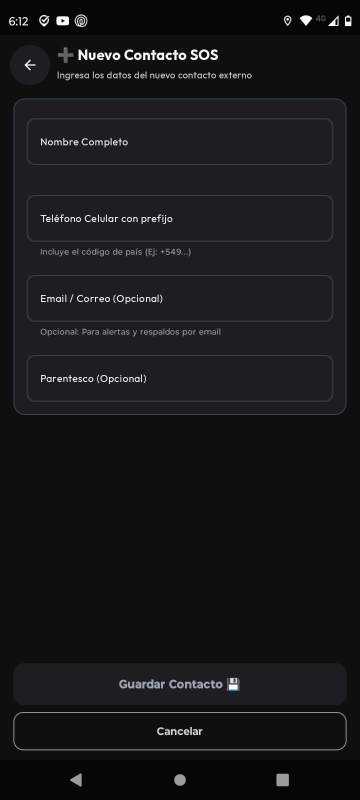
#> input picture docs/captura_modal_contactos.jpg, 720 x 1600 px, found by its file name (shown at 1/2 size)
$ python generate_reel3_brolls.py
#> lines starting #> are read from the running program, lines starting #| are printed output that depends on the picture
import os
from PIL import Image, ImageDraw

def generate_reel3_brolls():
    os.makedirs('docs', exist_ok=True)

    reels_w, reels_h = 1080, 1920

    assets = [
        {
            "src": "docs/captura_modal_contactos.jpg",
            "name": "broll_reel3_01_contactos_sos",
            "desc": "Modal de Contactos SOS y activación de emergencia",
            "bg_color": (11, 20, 26)
        },
        {
            "src": "docs/captura_rescate_web.jpg",
            "name": "broll_reel3_02_web_rescate_audio",
            "desc": "Web pública de rescate con audio ambiente de 15s y botón Voy en camino",
            "bg_color": (11, 20, 26)
        },
        {
            "src": "docs/crash_alert_screen.jpg",
            "name": "broll_reel3_03_choque_fuerzag",
            "desc": "Pantalla roja de detección de choque vehicular por Fuerza G con cuenta regresiva",
            "bg_color": (15, 23, 42)
        },
        {
            "src": "docs/crash_alert_message_whatsapp.jpg",
            "name": "broll_reel3_04_whatsapp_choque",
            "desc": "Mensaje de WhatsApp de impacto recibido por los contactos con link de rescate",
            "bg_color": (11, 20, 26)
        }
    ]

    out_dir = 'docs/reels_assets/reel3_sos_choques'
    os.makedirs(out_dir, exist_ok=True)

    for item in assets:
        src_path = item["src"]
        base_name = item["name"]
        bg_color = item["bg_color"]

        if not os.path.exists(src_path):
            print(f"Error: {src_path} not found.")
            continue

        img = Image.open(src_path).convert('RGB')
#> img is the input picture: PIL image 720x1600 RGB; mean R, G, B 23.8, 23.6, 25.9
        src_w, src_h = img.size
#> src_w = 720; src_h = 1600

        # 1. Full-Bleed Version (Edge-to-Edge 1080x1920)
        full_bleed = img.resize((reels_w, reels_h), Image.Resampling.LANCZOS)
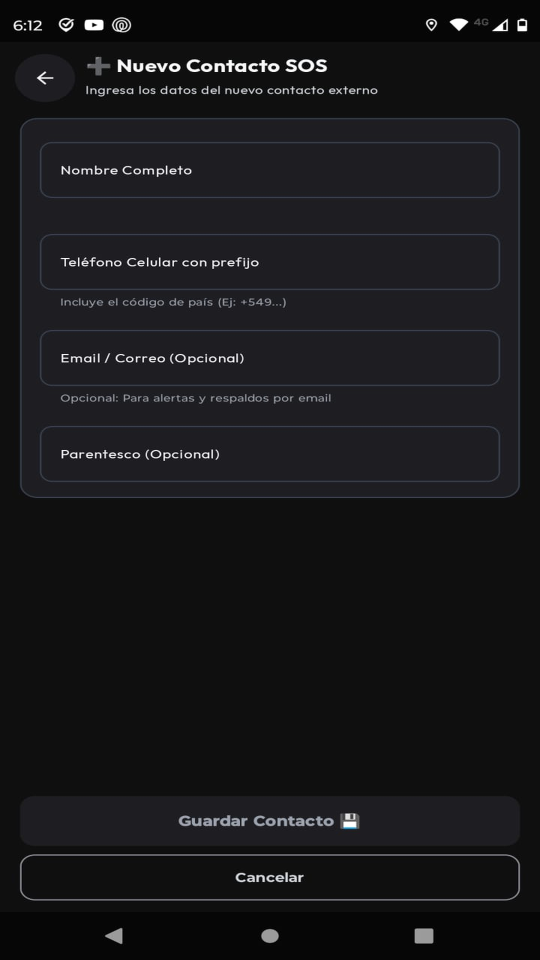
#> full_bleed: PIL image 1080x1920 RGB (shown at 1/2 size); mean R, G, B 23.8, 23.6, 25.9
        full_bleed_path = f"{out_dir}/{base_name}_fullbleed_9x16.jpg"
        full_bleed.save(full_bleed_path, quality=95)
        print(f"Generated: {full_bleed_path}")

        # 2. Framed Version (Scaled maintaining smartphone ratio with sleek frame)
        canvas = Image.new('RGB', (reels_w, reels_h), bg_color)
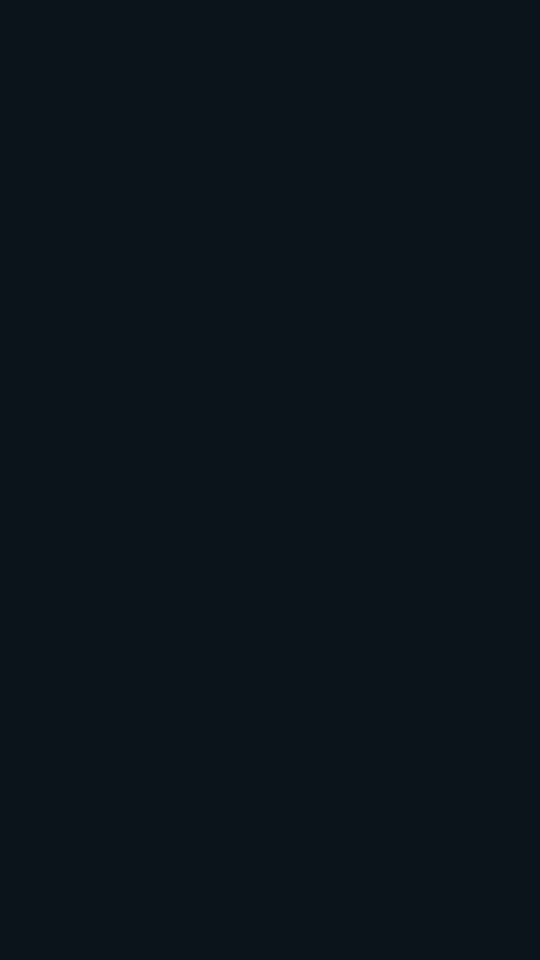
#> canvas: PIL image 1080x1920 RGB (shown at 1/2 size); mean R, G, B 11, 20, 26

        scaled_w = int(src_w * (reels_h / src_h)) # 864 px
#> scaled_w = 864
        scaled_h = reels_h                         # 1920 px
        scaled_img = img.resize((scaled_w, scaled_h), Image.Resampling.LANCZOS)

        # Mask with modern smartphone rounded corners (32px radius)
        mask = Image.new('L', (scaled_w, scaled_h), 0)
#> mask: PIL image 864x1920 L; every value is 0
        mask_draw = ImageDraw.Draw(mask)
        mask_draw.rounded_rectangle([0, 0, scaled_w, scaled_h], radius=32, fill=255)

        offset_x = (reels_w - scaled_w) // 2
#> offset_x = 108
        canvas.paste(scaled_img, (offset_x, 0), mask)
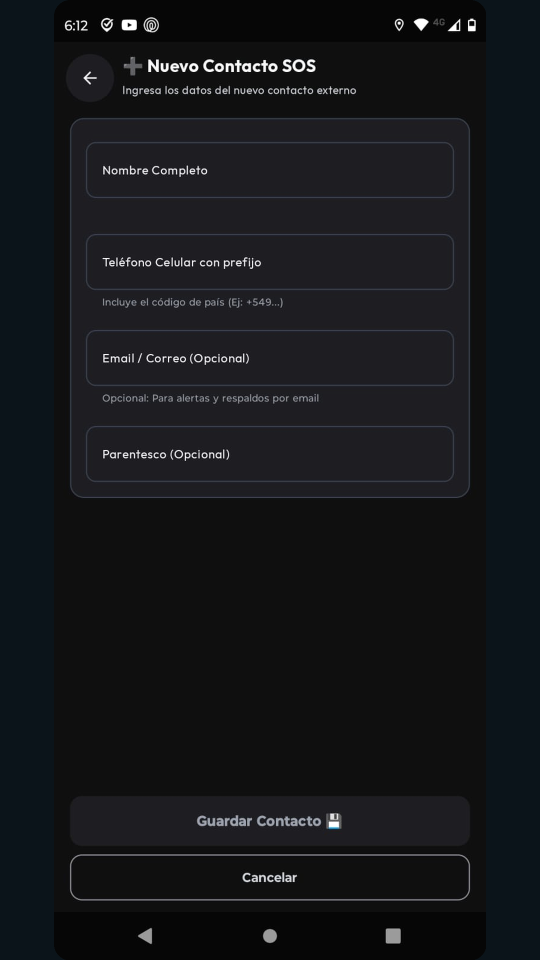
#> canvas: PIL image 1080x1920 RGB (shown at 1/2 size); mean R, G, B 21.3, 22.9, 25.9

        framed_path = f"{out_dir}/{base_name}_9x16.png"
        canvas.save(framed_path, quality=95)
        print(f"Generated: {framed_path}")
#> pass 2 of the loop in generate_reel3_brolls, `for item in assets:`:
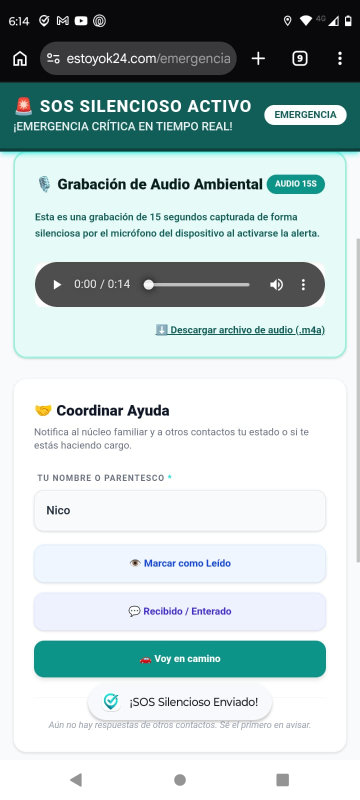
#> input picture docs/captura_rescate_web.jpg, 720 x 1600 px, found by its file name (shown at 1/2 size)
#> in generate_reel3_brolls, img is the input picture: PIL image 720x1600 RGB; mean R, G, B 183.9, 200.4, 200.5
#> in generate_reel3_brolls, `full_bleed = img.resize((reels_w, reels_h), Image.Resampling.LANCZOS)`:
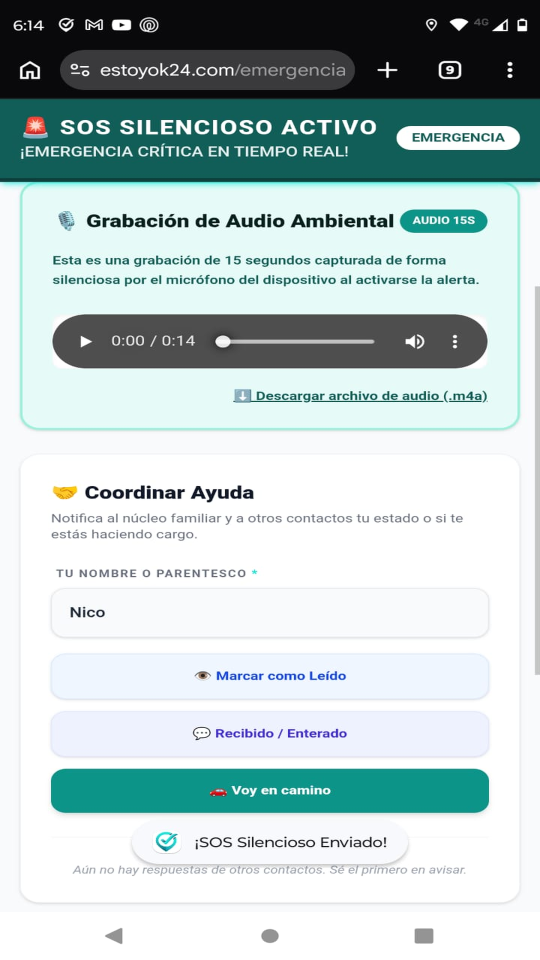
#> full_bleed: PIL image 1080x1920 RGB (shown at 1/2 size); mean R, G, B 183.9, 200.3, 200.4
#> in generate_reel3_brolls, `canvas.paste(scaled_img, (offset_x, 0), mask)`:
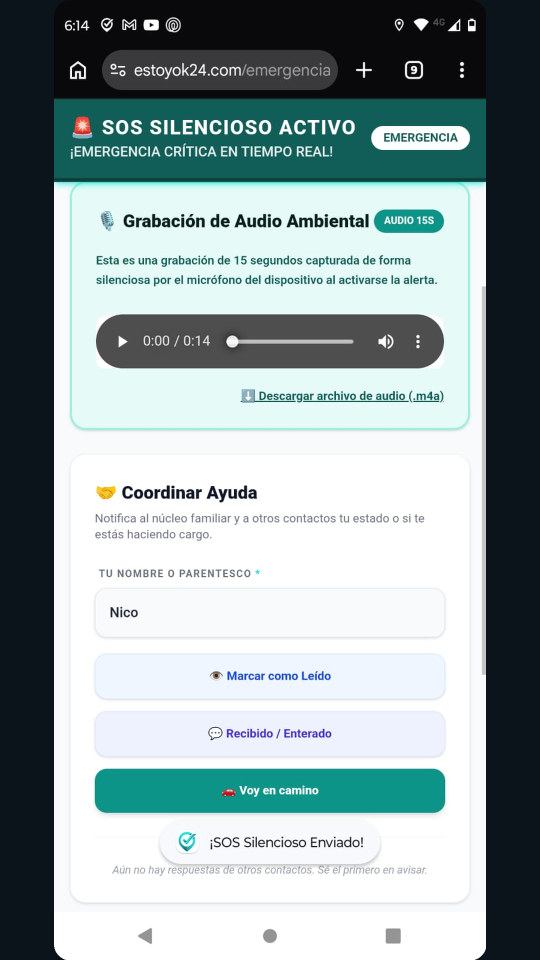
#> canvas: PIL image 1080x1920 RGB (shown at 1/2 size); mean R, G, B 149.2, 164.2, 165.5
#> pass 3 of the loop in generate_reel3_brolls, `for item in assets:`:
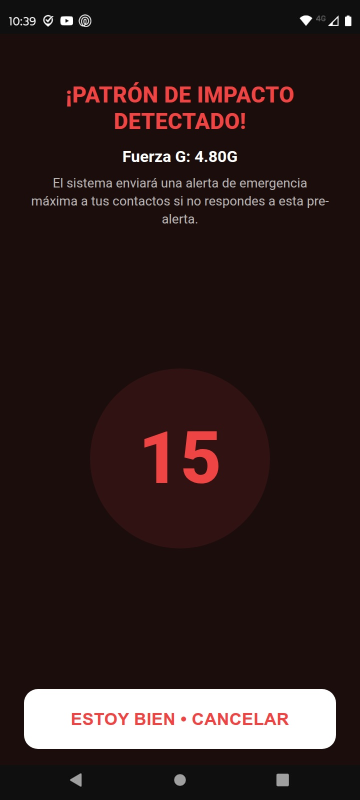
#> input picture docs/crash_alert_screen.jpg, 720 x 1600 px, found by its file name (shown at 1/2 size)
#> in generate_reel3_brolls, img is the input picture: PIL image 720x1600 RGB; mean R, G, B 47.5, 31.3, 30.5
#> in generate_reel3_brolls, `canvas = Image.new('RGB', (reels_w, reels_h), bg_color)`:
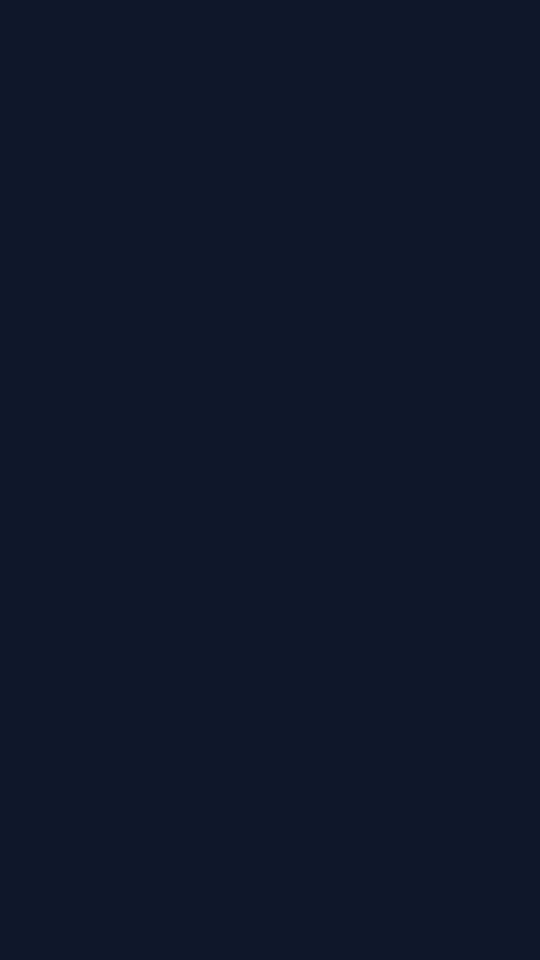
#> canvas: PIL image 1080x1920 RGB (shown at 1/2 size); mean R, G, B 15, 23, 42
#> in generate_reel3_brolls, `canvas.paste(scaled_img, (offset_x, 0), mask)`:
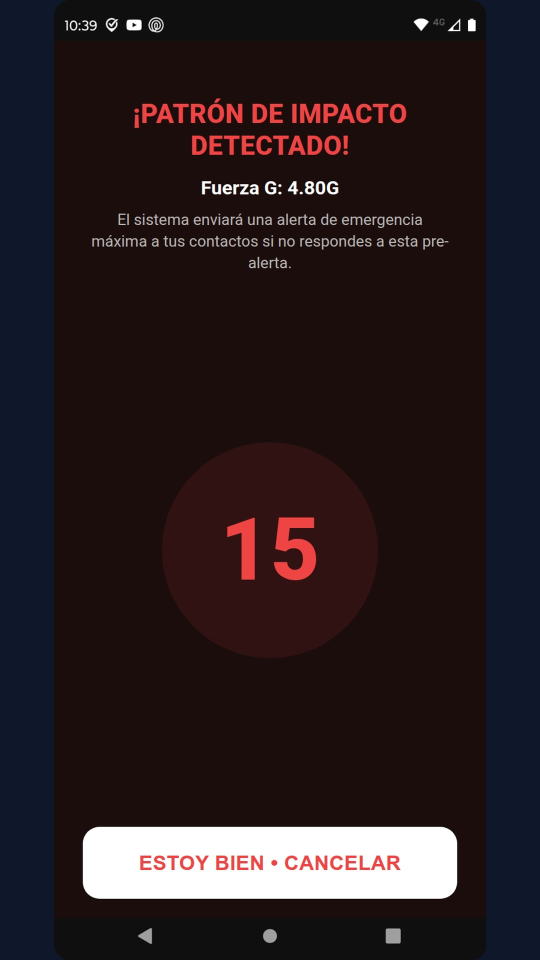
#> canvas: PIL image 1080x1920 RGB (shown at 1/2 size); mean R, G, B 40.9, 29.6, 32.8
#> the loop made 4 passes; the first 3 are shown

if __name__ == '__main__':
    generate_reel3_brolls()
